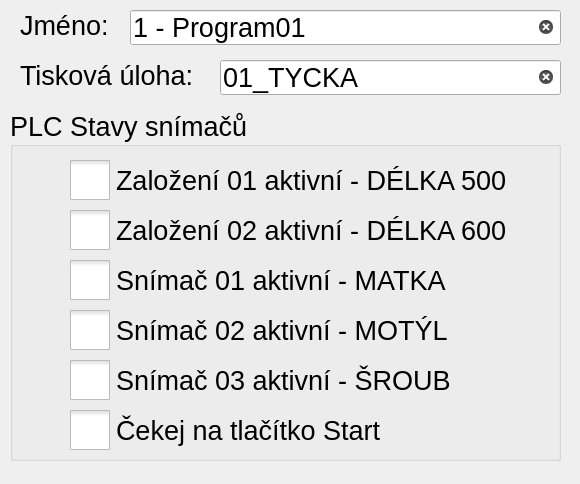
<?xml version="1.0" encoding="UTF-8"?>
<ui version="4.0">
 <class>ProgramView</class>
 <widget class="QWidget" name="ProgramView">
  <property name="geometry">
   <rect>
    <x>0</x>
    <y>0</y>
    <width>580</width>
    <height>484</height>
   </rect>
  </property>
  <property name="font">
   <font>
    <pointsize>20</pointsize>
   </font>
  </property>
  <property name="windowTitle">
   <string>Form</string>
  </property>
  <widget class="QGroupBox" name="groupBox">
   <property name="geometry">
    <rect>
     <x>10</x>
     <y>110</y>
     <width>551</width>
     <height>351</height>
    </rect>
   </property>
   <property name="title">
    <string>PLC Stavy snímačů</string>
   </property>
   <widget class="QCheckBox" name="checkBox1">
    <property name="geometry">
     <rect>
      <x>60</x>
      <y>50</y>
      <width>471</width>
      <height>41</height>
     </rect>
    </property>
    <property name="font">
     <font>
      <pointsize>20</pointsize>
     </font>
    </property>
    <property name="styleSheet">
     <string notr="true">QCheckBox::indicator {     width: 40px;      height: 40px; }
QCheckBox::indicator:checked {   image: url(:/images/checkbox_checked.ico); }
QCheckBox::indicator:unchecked {   image: url(:/images/checkbox_unchecked.ico); }</string>
    </property>
    <property name="text">
     <string>Založení 01 aktivní - DÉLKA 500</string>
    </property>
    <property name="iconSize">
     <size>
      <width>35</width>
      <height>35</height>
     </size>
    </property>
   </widget>
   <widget class="QCheckBox" name="checkBox2">
    <property name="geometry">
     <rect>
      <x>60</x>
      <y>100</y>
      <width>451</width>
      <height>41</height>
     </rect>
    </property>
    <property name="font">
     <font>
      <pointsize>20</pointsize>
     </font>
    </property>
    <property name="styleSheet">
     <string notr="true">QCheckBox::indicator {     width: 40px;      height: 40px; }
QCheckBox::indicator:checked {   image: url(:/images/checkbox_checked.ico); }
QCheckBox::indicator:unchecked {   image: url(:/images/checkbox_unchecked.ico); }</string>
    </property>
    <property name="text">
     <string>Založení 02 aktivní - DÉLKA 600</string>
    </property>
    <property name="iconSize">
     <size>
      <width>35</width>
      <height>35</height>
     </size>
    </property>
   </widget>
   <widget class="QCheckBox" name="checkBox3">
    <property name="geometry">
     <rect>
      <x>60</x>
      <y>150</y>
      <width>411</width>
      <height>41</height>
     </rect>
    </property>
    <property name="font">
     <font>
      <pointsize>20</pointsize>
     </font>
    </property>
    <property name="styleSheet">
     <string notr="true">QCheckBox::indicator {     width: 40px;      height: 40px; }
QCheckBox::indicator:checked {   image: url(:/images/checkbox_checked.ico); }
QCheckBox::indicator:unchecked {   image: url(:/images/checkbox_unchecked.ico); }</string>
    </property>
    <property name="text">
     <string>Snímač 01 aktivní - MATKA</string>
    </property>
    <property name="iconSize">
     <size>
      <width>35</width>
      <height>35</height>
     </size>
    </property>
   </widget>
   <widget class="QCheckBox" name="checkBox4">
    <property name="geometry">
     <rect>
      <x>60</x>
      <y>200</y>
      <width>411</width>
      <height>41</height>
     </rect>
    </property>
    <property name="font">
     <font>
      <pointsize>20</pointsize>
     </font>
    </property>
    <property name="styleSheet">
     <string notr="true">QCheckBox::indicator {     width: 40px;      height: 40px; }
QCheckBox::indicator:checked {   image: url(:/images/checkbox_checked.ico); }
QCheckBox::indicator:unchecked {   image: url(:/images/checkbox_unchecked.ico); }</string>
    </property>
    <property name="text">
     <string>Snímač 02 aktivní - MOTÝL</string>
    </property>
    <property name="iconSize">
     <size>
      <width>35</width>
      <height>35</height>
     </size>
    </property>
   </widget>
   <widget class="QCheckBox" name="checkBox5">
    <property name="geometry">
     <rect>
      <x>60</x>
      <y>250</y>
      <width>411</width>
      <height>41</height>
     </rect>
    </property>
    <property name="font">
     <font>
      <pointsize>20</pointsize>
     </font>
    </property>
    <property name="styleSheet">
     <string notr="true">QCheckBox::indicator {     width: 40px;      height: 40px; }
QCheckBox::indicator:checked {   image: url(:/images/checkbox_checked.ico); }
QCheckBox::indicator:unchecked {   image: url(:/images/checkbox_unchecked.ico); }</string>
    </property>
    <property name="text">
     <string>Snímač 03 aktivní - ŠROUB</string>
    </property>
    <property name="iconSize">
     <size>
      <width>35</width>
      <height>35</height>
     </size>
    </property>
   </widget>
   <widget class="QCheckBox" name="checkBox6">
    <property name="geometry">
     <rect>
      <x>60</x>
      <y>300</y>
      <width>411</width>
      <height>41</height>
     </rect>
    </property>
    <property name="font">
     <font>
      <pointsize>20</pointsize>
     </font>
    </property>
    <property name="styleSheet">
     <string notr="true">QCheckBox::indicator {     width: 40px;      height: 40px; }
QCheckBox::indicator:checked {   image: url(:/images/checkbox_checked.ico); }
QCheckBox::indicator:unchecked {   image: url(:/images/checkbox_unchecked.ico); }</string>
    </property>
    <property name="text">
     <string>Čekej na tlačítko Start</string>
    </property>
    <property name="iconSize">
     <size>
      <width>35</width>
      <height>35</height>
     </size>
    </property>
   </widget>
  </widget>
  <widget class="QLabel" name="labelVersionName1">
   <property name="geometry">
    <rect>
     <x>20</x>
     <y>0</y>
     <width>101</width>
     <height>51</height>
    </rect>
   </property>
   <property name="text">
    <string>Jméno:</string>
   </property>
  </widget>
  <widget class="QLineEdit" name="lineEdit2">
   <property name="geometry">
    <rect>
     <x>220</x>
     <y>60</y>
     <width>341</width>
     <height>35</height>
    </rect>
   </property>
   <property name="text">
    <string>01_TYCKA</string>
   </property>
   <property name="maxLength">
    <number>16</number>
   </property>
   <property name="clearButtonEnabled">
    <bool>true</bool>
   </property>
  </widget>
  <widget class="QLineEdit" name="lineEdit1">
   <property name="geometry">
    <rect>
     <x>130</x>
     <y>10</y>
     <width>431</width>
     <height>35</height>
    </rect>
   </property>
   <property name="text">
    <string>1 - Program01</string>
   </property>
   <property name="maxLength">
    <number>32</number>
   </property>
   <property name="clearButtonEnabled">
    <bool>true</bool>
   </property>
  </widget>
  <widget class="QLabel" name="labelVersionName2">
   <property name="geometry">
    <rect>
     <x>20</x>
     <y>50</y>
     <width>181</width>
     <height>51</height>
    </rect>
   </property>
   <property name="text">
    <string>Tisková úloha:</string>
   </property>
  </widget>
 </widget>
 <resources/>
 <connections/>
</ui>
